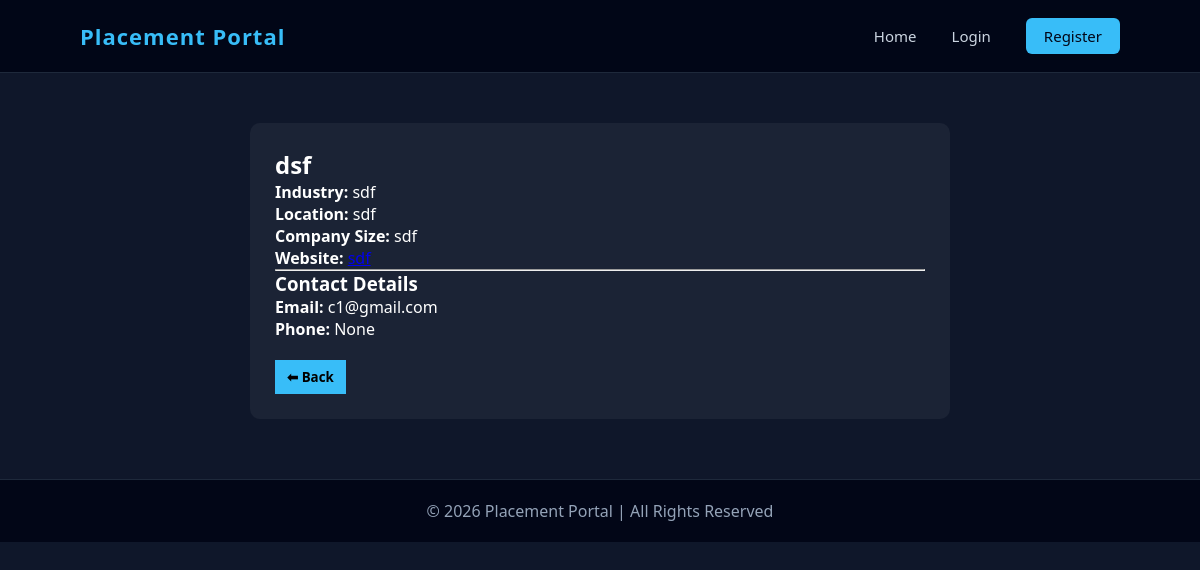
Screenshot of /company-details/1 with the database file from the repository.
### app.py (models this page shows)
class CompanyProfile(db.Model):
    __tablename__ = "company_profiles"
    id = db.Column(db.Integer, primary_key=True)
    user_id = db.Column(
        db.Integer,
        db.ForeignKey("users.id"),
        nullable=False
    )
    company_name = db.Column(db.String(150))
    industry = db.Column(db.String(100))
    website = db.Column(db.String(150))
    location = db.Column(db.String(100))
    company_size = db.Column(db.String(50))
    user = db.relationship("User", back_populates="company_profile")
    jobs = db.relationship(
        "Job",
        back_populates="company"
    )

class User(db.Model):
    __tablename__ = "users"
    id = db.Column(db.Integer, primary_key=True)
    name = db.Column(db.String(100), nullable=False)
    email = db.Column(db.String(120), unique=True, nullable=False)
    password = db.Column(db.String(200), nullable=False)
    role = db.Column(db.String(20), nullable=False)
    phone = db.Column(db.String(15))
    is_active = db.Column(db.Boolean, default=True)
    is_approved = db.Column(db.Boolean, default=False)
    created_at = db.Column(db.DateTime, default=datetime.utcnow)
    student_profile = db.relationship(
        "StudentProfile",
        back_populates="user",
        uselist=False
    )
    company_profile = db.relationship(
        "CompanyProfile",
        back_populates="user",
        uselist=False
    )

### app.py (the view)
@app.route("/company-details/<int:company_id>")
def company_details(company_id):
    company = CompanyProfile.query.filter_by(id=company_id).first()
    if not company:
        return "Company not found", 404
    return render_template(
        "company_details.html",
        company=company
    )

### templates/company_details.html (shortened to what this page needs)
{% extends "base.html" %}
{% block content %}
<div class="container">
    <div class="card">
        <h2>{{ company.company_name }}</h2>
        <p><b>Industry:</b> {{ company.industry }}</p>
        <p><b>Location:</b> {{ company.location }}</p>
        <p><b>Company Size:</b> {{ company.company_size }}</p>
        <p><b>Website:</b>
            <a href="{{ company.website }}" target="_blank">
                {{ company.website }}
            </a>
        </p>
        <hr>
        <h3>Contact Details</h3>
        <p><b>Email:</b> {{ company.user.email }}</p>
        <p><b>Phone:</b> {{ company.user.phone }}</p>
        <a href="/student_dashboard">
            <button class="back-btn">⬅ Back</button>
        </a>
    </div>
</div>
{% endblock %}

### templates/base.html (style rules this page uses)
* { margin: 0; padding: 0; box-sizing: border-box; font-family: "Segoe UI", Arial, sans-serif; }
body { background: #0f172a; color: #e2e8f0; }
.container { width: 85%; margin: auto; }

### templates/company_details.html (style rules this page uses)
.container { width: 700px; margin: 50px auto; color: white; }
.card { background: rgba(255,255,255,0.05); padding: 25px; border-radius: 10px; }
.back-btn { margin-top: 20px; padding: 8px 12px; background: #38bdf8; border: none; font-weight: bold; cursor: pointer; }

### rows the page displays
CompanyProfile: company_name "dsf", industry "sdf", location "sdf", company_size "sdf", website "sdf"
User: user.email "c1@gmail.com", user.phone "None"
